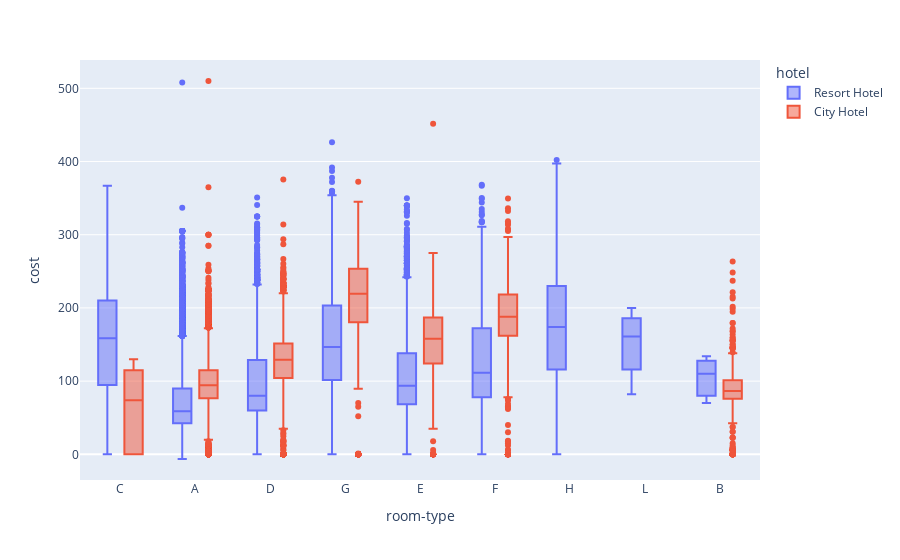

The notebook cell this image was saved under:
### Code cell
cost=df[df['is_canceled']==0]
cost

fig=px.box(cost,x='reserved_room_type',y='adr',color='hotel',labels={'reserved_room_type':'room-type','adr':'cost'})
fig.show()
# fig=px.box(cost,x='meal',y='adr',color='hotel')
# fig.show()

### Figure 1 — Plotly figure (JSON) as saved in the notebook; plotly's stock layout.template omitted (floating-point values rounded to 4 significant figures; data arrays with more than 128 entries replaced by an {"elided": "..."} marker saying what was removed)
{"data": [{"alignmentgroup": "True", "hovertemplate": "hotel=Resort Hotel<br>room-type=%{x}<br>cost=%{y}<extra></extra>", "legendgroup": "Resort Hotel", "marker": {"color": "#636efa"}, "name": "Resort Hotel", "notched": false, "offsetgroup": "Resort Hotel", "orientation": "v", "showlegend": true, "type": "box", "x": {"elided": "28938 str values"}, "x0": " ", "xaxis": "x", "y": {"elided": "28938 float values"}, "y0": " ", "yaxis": "y"}, {"alignmentgroup": "True", "hovertemplate": "hotel=City Hotel<br>room-type=%{x}<br>cost=%{y}<extra></extra>", "legendgroup": "City Hotel", "marker": {"color": "#EF553B"}, "name": "City Hotel", "notched": false, "offsetgroup": "City Hotel", "orientation": "v", "showlegend": true, "type": "box", "x": {"elided": "46228 str values"}, "x0": " ", "xaxis": "x", "y": {"elided": "46228 float values"}, "y0": " ", "yaxis": "y"}], "layout": {"boxmode": "group", "legend": {"title": {"text": "hotel"}, "tracegroupgap": 0}, "margin": {"t": 60}, "xaxis": {"anchor": "y", "domain": [0, 1], "title": {"text": "room-type"}}, "yaxis": {"anchor": "x", "domain": [0, 1], "title": {"text": "cost"}}}}
